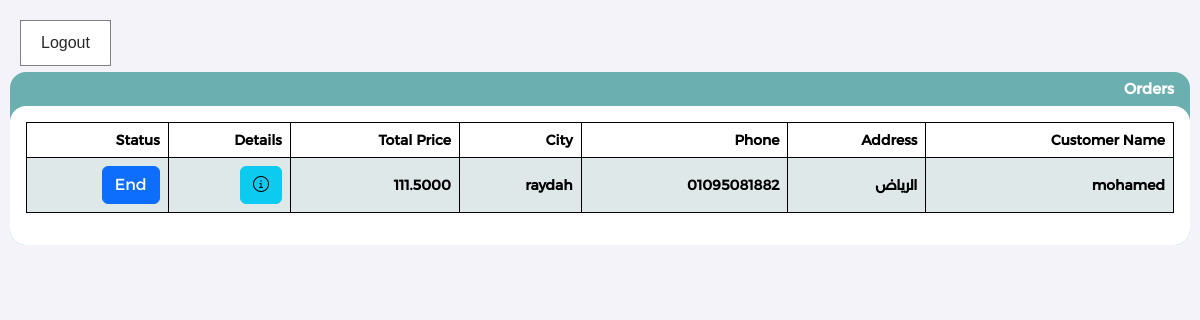
The app's page /driver/index.php (signed in) with its own data.
### tables this page shows
CREATE TABLE `orders` (
  `order_id` int(11) NOT NULL,
  `order_date` date NOT NULL DEFAULT current_timestamp(),
  `order_status` enum('new','accepted','refused','on_way','ended','delivery_accepted') DEFAULT 'new',
  `address` varchar(1000) DEFAULT NULL,
  `order_total_price` double(10,4) NOT NULL,
  `customer_id` int(11) NOT NULL,
  `restaurant_id` int(11) NOT NULL,
  `delivery_id` int(11) DEFAULT NULL,
  `city_id` int(11) DEFAULT NULL
);

CREATE TABLE `customers` (
  `Customer_id` int(11) NOT NULL,
  `Customer_name` varchar(250) NOT NULL,
  `Customer_username` varchar(250) NOT NULL,
  `Customer_password` varchar(100) NOT NULL,
  `Customer_address` varchar(250) NOT NULL,
  `Customer_phone` varchar(50) NOT NULL,
  `city_id` int(11) NOT NULL
);

CREATE TABLE `cities` (
  `city_id` int(11) NOT NULL,
  `city_name` varchar(100) NOT NULL
);

### helper.php (called while the page is built, shortened)
<?php
if (!function_exists('runQuery')) {
    function runQuery($query)
    {
        $servername = "localhost";
        $username = "root";
        $password = "";
        $database = "resturants";
        $conn = new mysqli($servername, $username, $password, $database);
        $conn->set_charset("utf8");
        return $conn->query($query);
    }
}
if (!function_exists('runOneQuery')) {
    function runOneQuery($query)
    {
        $servername = "localhost";
        $username = "root";
        $password = "";
        $database = "resturants";
        $conn = new mysqli($servername, $username, $password, $database);
        return $conn->query($query)->fetch_assoc();
    }
}

### driver/index.php (the view, shortened to what this page needs)
<?php
require('../helper.php');
$selectOrderSql = "SELECT * FROM `orders` WHERE `delivery_id` = '{$_SESSION['driver']["delivery_id"]}' OR `order_status`='accepted' AND `city_id` = '{$_SESSION['driver']['city_id']}'";
$selectOrderResult = runQuery($selectOrderSql);
?>
<!doctype html>
<html lang="ar" data-layout="vertical" data-topbar="light" data-sidebar="dark" data-sidebar-size="lg"
      data-sidebar-image="none">
<head>
    <?php
    include_once 'layout/assets/css.php';
    ?>
<body>
<div class="back">
    <a href="logout.php" class="btn"> Logout </a>
</div>
<content>
    <section class="statisticsSection">
    </section>
    <section class="tableSection">
        <div class="tableHead">
            <h6>Orders</h6>
        </div>
        <div class="tableDiv">
            <table id="table" class="table datatable table-bordered dt-responsive nowrap table-striped align-middle">
                <thead>
                <tr>
                    <th>Customer Name</th>
                    <th>Address</th>
                    <th>Phone</th>
                    <th>City</th>
                    <th>Total Price</th>
                    <th>Details</th>
                    <th>Status</th>
                </tr>
                </thead>
                <tbody>
                <?php
                if ($selectOrderResult->num_rows > 0) {
                while ($row = $selectOrderResult->fetch_assoc()) {
                $selectCustomer = runOneQuery("SELECT * from `customers` WHERE `customer_id` = '{$row['customer_id']}'");
                $selectCitySql = "SELECT * FROM cities where city_id = '{$selectCustomer['city_id']}'";
                $selectCityResult = runQuery($selectCitySql);
                ?>
                <tr>
                    <th><?php echo $selectCustomer['Customer_name'] ?></th>
                    <th><?php echo $row['address'] ?></th>
                    <th><?php echo $selectCustomer['Customer_phone'] ?></th>
                    <th><?php echo $selectCityResult->fetch_assoc()['city_name'] ?? '' ?></th>
                    <th><?php echo $row['order_total_price'] ?></th>
                    <th>
                        <button class="btn btn-info" data-bs-toggle="modal"
                                data-bs-target="#editModal<?php echo $row['order_id'] ?>"><i
                                    class="fa-light fa-info-circle"></i></button>
                    </th>
                    <th>
                        <a href="<?php
                        if ($row['order_status'] == 'accepted') {
                            echo "?order_id={$row['order_id']}&order_status=delivery_accepted";
                        }elseif ($row['order_status'] == 'delivery_accepted') {
                            echo "?order_id={$row['order_id']}&order_status=on_way";
                        } elseif ($row['order_status'] == 'on_way') {
                            echo "?order_id={$row['order_id']}&order_status=ended";
                        }else{
                            echo "#!";
                        }
                        ?>" class="btn btn-primary">
                            <?php
                            if ($row['order_status'] == 'accepted') {
                                echo "Accept";
                            }elseif ($row['order_status'] == 'delivery_accepted') {
                                echo "Go for delivery";
                            } elseif ($row['order_status'] == 'on_way') {
                                echo "End";
                            }else{
                                echo "Ended";
                            }
                            ?>
                        </a>
                    </th>
                </tr>
                        <?php
                        }
                        }
                        ?>
                </tbody>
            </table>
        </div>
    </section>
</content>
</body>
</html>

### admin/assets/dashboard/css/style.css (style rules this page uses)
* { font-family: "montserrat", sans-serif; box-sizing: border-box; margin: 0; padding: 0; outline: none; direction: rtl; }
a { text-decoration: none; transition: all 0.3s ease-in-out !important; color: #6cafb0; }
a, h1, h2, h3, h4, h5, h6, p { margin: 0; }
body { background-color: #f3f3f9; }
content { min-height: 50vh; position: relative; display: block; }
::placeholder { font-size: 12px; color: #bababa !important; font-weight: normal !important; }
content { width: min(100% - 20px, 1320px); margin: auto; display: flex; flex-direction: column; gap: 24px; min-height: 100vh; }
.statisticsSection { padding: 24px 0; }
.tableDiv { padding: 16px; border-radius: 16px; background-color: #ffffff; }
.tableDiv .table { width: 100%; }
.tableDiv .table-striped > tbody > tr:nth-of-type(odd) > *, .tableDiv table.dataTable.table-striped > tbody > tr.odd { background-color: #eaf4f4; }
.tableSection { background-color: #6cafb0; border-radius: 16px; }
.tableSection .tableHead { display: flex; justify-content: space-between; align-items: center; padding: 8px 16px; gap: 16px; border-radius: 16px; color: #ffffff; }
.tableSection .tableHead h6 { font-weight: bold; }
@media (min-width: 992px) { body { font-size: 14px; } }
@media (min-width: 992px) { h6 { font-size: 15px; } }
@media (min-width: 992px) { a, p { font-size: 14px; } }

### driver/layout/assets/css.php (style rules this page uses)
.back { position: absolute; left: 20px; top: 20px; border: 1px solid gray; }
.back .btn { padding: 10px 20px; background-color: #fff; border: none; border-radius: 4px; color: #292929; text-decoration: none; font-family: 'IBM Plex Sans Arabic', sans-serif; }

### records on screen
orders: customer.Customer_name "mohamed", address "الرياض", customer.Customer_phone "01095081882", city.city_name "raydah", order_total_price "111.5000", order_status "End"
